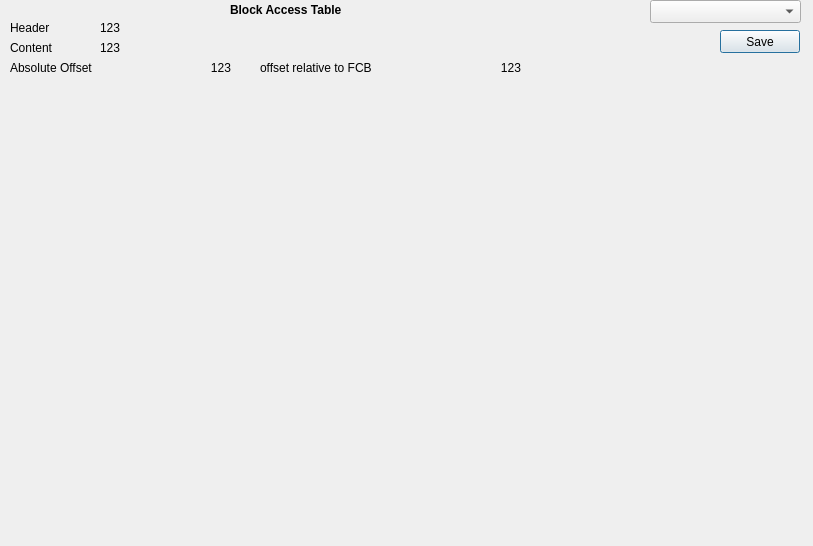
<?xml version="1.0" encoding="UTF-8"?>
<ui version="4.0">
 <class>poolVisu</class>
 <widget class="QDialog" name="poolVisu">
  <property name="geometry">
   <rect>
    <x>0</x>
    <y>0</y>
    <width>813</width>
    <height>546</height>
   </rect>
  </property>
  <property name="windowTitle">
   <string>Dialog</string>
  </property>
  <widget class="QLabel" name="label_7">
   <property name="geometry">
    <rect>
     <x>10</x>
     <y>40</y>
     <width>71</width>
     <height>16</height>
    </rect>
   </property>
   <property name="text">
    <string>Content</string>
   </property>
  </widget>
  <widget class="QComboBox" name="PoolCBx">
   <property name="geometry">
    <rect>
     <x>650</x>
     <y>0</y>
     <width>151</width>
     <height>23</height>
    </rect>
   </property>
  </widget>
  <widget class="QLabel" name="label_6">
   <property name="geometry">
    <rect>
     <x>10</x>
     <y>20</y>
     <width>71</width>
     <height>16</height>
    </rect>
   </property>
   <property name="text">
    <string>Header</string>
   </property>
  </widget>
  <widget class="QLabel" name="HeaderLBl">
   <property name="geometry">
    <rect>
     <x>100</x>
     <y>20</y>
     <width>541</width>
     <height>16</height>
    </rect>
   </property>
   <property name="text">
    <string>123</string>
   </property>
  </widget>
  <widget class="QLabel" name="label_4">
   <property name="geometry">
    <rect>
     <x>10</x>
     <y>60</y>
     <width>121</width>
     <height>16</height>
    </rect>
   </property>
   <property name="text">
    <string>Absolute Offset</string>
   </property>
  </widget>
  <widget class="QLabel" name="label_8">
   <property name="geometry">
    <rect>
     <x>260</x>
     <y>60</y>
     <width>161</width>
     <height>16</height>
    </rect>
   </property>
   <property name="text">
    <string>offset relative to FCB</string>
   </property>
  </widget>
  <widget class="QLabel" name="ContentLBl">
   <property name="geometry">
    <rect>
     <x>100</x>
     <y>40</y>
     <width>541</width>
     <height>16</height>
    </rect>
   </property>
   <property name="text">
    <string>123</string>
   </property>
  </widget>
  <widget class="QLabel" name="OffsetAbsLBl">
   <property name="geometry">
    <rect>
     <x>120</x>
     <y>60</y>
     <width>111</width>
     <height>16</height>
    </rect>
   </property>
   <property name="text">
    <string>123</string>
   </property>
   <property name="alignment">
    <set>Qt::AlignRight|Qt::AlignTrailing|Qt::AlignVCenter</set>
   </property>
  </widget>
  <widget class="QLabel" name="OffsetRelLBl">
   <property name="geometry">
    <rect>
     <x>410</x>
     <y>60</y>
     <width>111</width>
     <height>16</height>
    </rect>
   </property>
   <property name="text">
    <string>123</string>
   </property>
   <property name="alignment">
    <set>Qt::AlignRight|Qt::AlignTrailing|Qt::AlignVCenter</set>
   </property>
  </widget>
  <widget class="QLabel" name="PoolNameLBl">
   <property name="geometry">
    <rect>
     <x>230</x>
     <y>0</y>
     <width>261</width>
     <height>20</height>
    </rect>
   </property>
   <property name="font">
    <font>
     <weight>75</weight>
     <bold>true</bold>
    </font>
   </property>
   <property name="text">
    <string>Block Access Table</string>
   </property>
  </widget>
  <widget class="QWidget" name="verticalLayoutWidget">
   <property name="geometry">
    <rect>
     <x>10</x>
     <y>90</y>
     <width>791</width>
     <height>191</height>
    </rect>
   </property>
   <layout class="QVBoxLayout" name="HeaderVBl"/>
  </widget>
  <widget class="QWidget" name="verticalLayoutWidget_2">
   <property name="geometry">
    <rect>
     <x>10</x>
     <y>290</y>
     <width>791</width>
     <height>251</height>
    </rect>
   </property>
   <layout class="QVBoxLayout" name="ContentVBl"/>
  </widget>
  <widget class="QPushButton" name="SaveBTn">
   <property name="geometry">
    <rect>
     <x>720</x>
     <y>30</y>
     <width>80</width>
     <height>23</height>
    </rect>
   </property>
   <property name="text">
    <string>Save</string>
   </property>
  </widget>
 </widget>
 <resources/>
 <connections/>
</ui>
